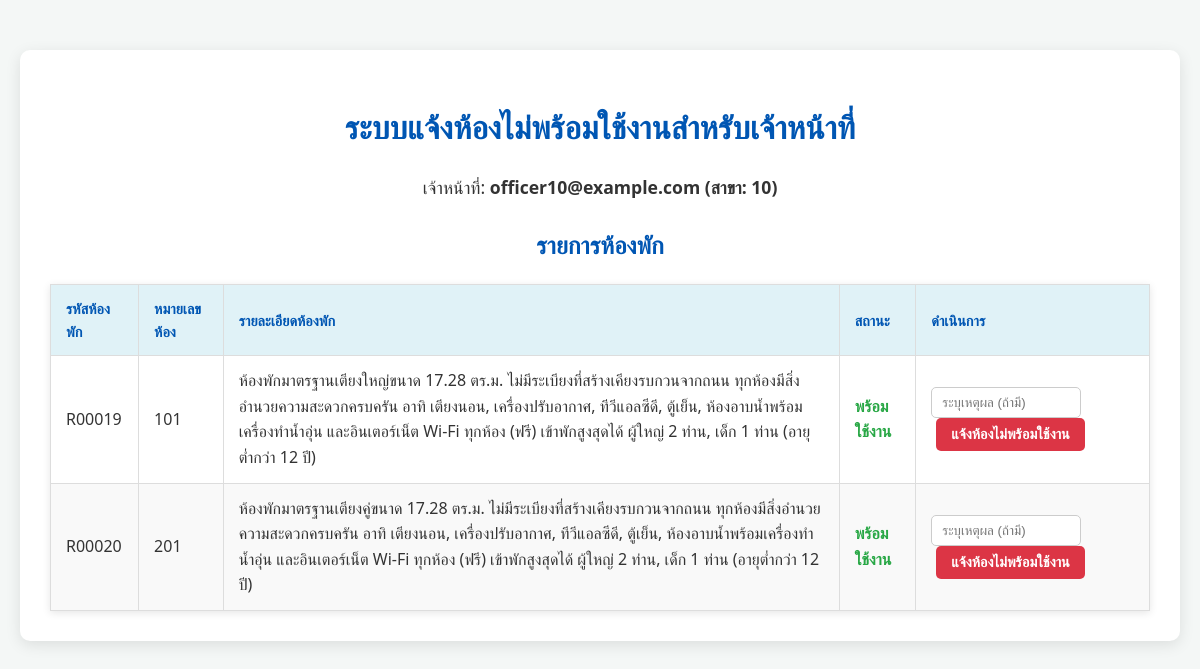
/PHP/officer_dashboard.php (signed in), run on the app's committed database.
### tables this page shows
CREATE TABLE `room` (
  `Room_Id` varchar(6) NOT NULL,
  `Price` float DEFAULT NULL,
  `Room_number` varchar(3) DEFAULT NULL,
  `Number_of_people_staying` int(2) DEFAULT NULL,
  `Status` varchar(3) DEFAULT NULL,
  `Room_details` varchar(500) DEFAULT NULL,
  `Email_Officer` varchar(30) DEFAULT NULL,
  `Room_type_Id` varchar(2) DEFAULT NULL,
  `Province_Id` varchar(2) DEFAULT NULL
);

### PHP/officer_dashboard.php (the view, shortened to what this page needs)
<?php
$servername = "localhost";
$username = "root";
$password = "";
$dbname = "hotel_db";
$conn = new mysqli($servername, $username, $password, $dbname);
$loggedInOfficerEmail = $_SESSION['Email_Officer'];
$officerProvinceId = $_SESSION['Province_id'];
$rooms = [];
if ($officerProvinceId !== null) {
    $sql = "SELECT Room_id, Room_number, room_details FROM room WHERE Province_id = ? ORDER BY Room_id ASC";
    $stmt = $conn->prepare($sql);
    $stmt->bind_param("i", $officerProvinceId);
    $stmt->execute();
    $result = $stmt->get_result();
    if ($result->num_rows > 0) {
        while ($row = $result->fetch_assoc()) {
            $rooms[] = $row;
        }
    }
}
?>
<!DOCTYPE html>
<html lang="th">
<head>
    <link rel="stylesheet" href="../CSS/css/unavailable_rooms.css">
</head>
<body>
    <div class="container">
        <h1>ระบบแจ้งห้องไม่พร้อมใช้งานสำหรับเจ้าหน้าที่</h1>
        <?php if (!empty($loggedInOfficerEmail) && $officerProvinceId !== null): ?>
            <p>เจ้าหน้าที่: <strong><?php echo htmlspecialchars($loggedInOfficerEmail); ?> (สาขา: <?php echo htmlspecialchars($officerProvinceId); ?>)</strong></p>
        <?php endif; ?>
        <h2>รายการห้องพัก</h2>
        <table>
            <thead>
                <tr>
                    <th>รหัสห้องพัก</th>
                    <th>หมายเลขห้อง</th>
                    <th>รายละเอียดห้องพัก</th>
                    <th>สถานะ</th>
                    <th>ดำเนินการ</th>
                </tr>
            </thead>
            <tbody>
                <?php if (count($rooms) > 0): ?>
                    <?php foreach ($rooms as $room): ?>
                        <tr>
                            <td><?php echo htmlspecialchars($room['Room_id']); ?></td>
                            <td><?php echo htmlspecialchars($room['Room_number']); ?></td>
                            <td><?php echo htmlspecialchars($room['room_details']); ?></td>
                            <td>
                                <?php
                                if (strpos($room['room_details'], 'ไม่พร้อมใช้งาน') !== false) {
                                    echo '<span class="status-unavailable">ไม่พร้อมใช้งาน</span>';
                                } else {
                                    echo '<span class="status-available">พร้อมใช้งาน</span>';
                                }
                                ?>
                            </td>
                            <td>
                                <?php if (strpos($room['room_details'], 'ไม่พร้อมใช้งาน') === false): ?>
                                    <form method="POST" action="" style="display:inline-block;">
                                        <input type="text" name="unavailable_reason" placeholder="ระบุเหตุผล (ถ้ามี)" class="reason-input">
                                        <button type="submit" name="mark_unavailable" class="btn btn-unavailable">แจ้งห้องไม่พร้อมใช้งาน</button>
                                    </form>
                                <?php endif; ?>
                            </td>
                        </tr>
                    <?php endforeach; ?>
                <?php else: ?>
                    <tr>
                        <td colspan="5">ไม่พบข้อมูลห้องพัก</td>
                    </tr>
                <?php endif; ?>
            </tbody>
        </table>
    </div>
</body>
</html>

### CSS/css/unavailable_rooms.css (style rules this page uses)
body { font-family: 'Segoe UI', Tahoma, Geneva, Verdana, sans-serif; background-color: #f4f7f6; margin: 0; padding: 20px; color: #333; line-height: 1.6; }
.container { max-width: 1200px; margin: 30px auto; background-color: #ffffff; padding: 30px; border-radius: 10px; box-shadow: 0 4px 15px rgba(0, 0, 0, 0.1); }
h1, h2 { color: #0056b3; text-align: center; margin-bottom: 20px; }
p { text-align: center; font-size: 1.1em; margin-bottom: 25px; }
table { width: 100%; border-collapse: collapse; margin-top: 20px; box-shadow: 0 2px 8px rgba(0,0,0,0.1); background-color: #fff; }
table th, table td { border: 1px solid #ddd; padding: 12px 15px; text-align: left; }
table th { background-color: #e0f2f7; color: #0056b3; font-weight: bold; text-transform: uppercase; font-size: 0.9em; }
table tr:nth-child(even) { background-color: #f9f9f9; }
.btn { display: inline-block; padding: 8px 15px; border: none; border-radius: 5px; cursor: pointer; font-size: 0.9em; font-weight: 600; transition: background-color 0.3s ease; margin-left: 5px; }
.btn-unavailable { background-color: #dc3545; color: white; }
.status-available { color: #28a745; font-weight: bold; }
.reason-input { padding: 7px 10px; border: 1px solid #ccc; border-radius: 5px; margin-right: 5px; width: 150px; box-sizing: border-box; }

### data on the page
room: Room_Id "R00019", Room_number "101", Room_details "ห้องพักมาตรฐานเตียงใหญ่ขนาด 17.28 ตร.ม. ไม่มีระเบียงที่สร้างเคียงรบกวนจากถนน ทุกห้องมีสิ่งอำนวยความสะดวกครบครัน อาทิ เตียงนอน, เครื่องปรับอากาศ, ทีวีแอลซีดี, ตู้เย็น, ห้องอาบน้ำพร้อมเครื่องทำน้ำอุ่น และอินเตอร์เน็ต Wi-Fi ทุกห้อง (ฟรี) เข้าพักสูงสุดได้ ผู้ใหญ่ 2 ท่าน, เด็ก 1 ท่าน (อายุต่ำกว่า 12 ปี)", shows "พร้อมใช้งาน"
room: Room_Id "R00020", Room_number "201", Room_details "ห้องพักมาตรฐานเตียงคู่ขนาด 17.28 ตร.ม. ไม่มีระเบียงที่สร้างเคียงรบกวนจากถนน ทุกห้องมีสิ่งอำนวยความสะดวกครบครัน อาทิ เตียงนอน, เครื่องปรับอากาศ, ทีวีแอลซีดี, ตู้เย็น, ห้องอาบน้ำพร้อมเครื่องทำน้ำอุ่น และอินเตอร์เน็ต Wi-Fi ทุกห้อง (ฟรี) เข้าพักสูงสุดได้ ผู้ใหญ่ 2 ท่าน, เด็ก 1 ท่าน (อายุต่ำกว่า 12 ปี)", shows "พร้อมใช้งาน"

### other printed values
$loggedInOfficerEmail "officer10@example.com"
$officerProvinceId "10"
